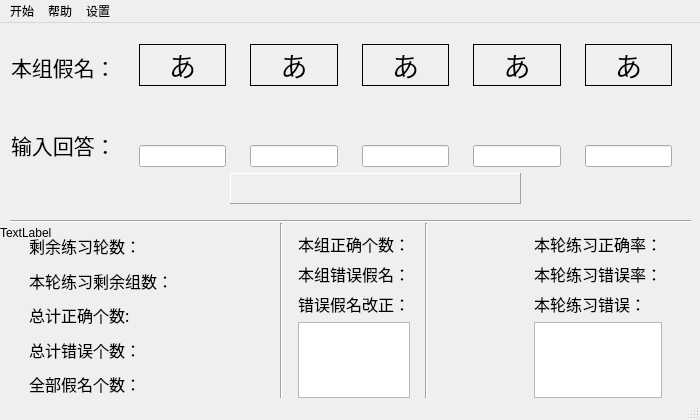
<?xml version="1.0" encoding="UTF-8"?>
<ui version="4.0">
 <class>ExerciseScene</class>
 <widget class="QMainWindow" name="ExerciseScene">
  <property name="geometry">
   <rect>
    <x>0</x>
    <y>0</y>
    <width>700</width>
    <height>420</height>
   </rect>
  </property>
  <property name="sizePolicy">
   <sizepolicy hsizetype="Fixed" vsizetype="Fixed">
    <horstretch>0</horstretch>
    <verstretch>0</verstretch>
   </sizepolicy>
  </property>
  <property name="minimumSize">
   <size>
    <width>700</width>
    <height>420</height>
   </size>
  </property>
  <property name="maximumSize">
   <size>
    <width>700</width>
    <height>420</height>
   </size>
  </property>
  <property name="windowTitle">
   <string>复习您的假名！</string>
  </property>
  <property name="windowIcon">
   <iconset resource="resources.qrc">
    <normaloff>:/res/Exercise.png</normaloff>:/res/Exercise.png</iconset>
  </property>
  <widget class="QWidget" name="centralwidget">
   <widget class="Line" name="line_3">
    <property name="geometry">
     <rect>
      <x>10</x>
      <y>190</y>
      <width>681</width>
      <height>16</height>
     </rect>
    </property>
    <property name="orientation">
     <enum>Qt::Horizontal</enum>
    </property>
   </widget>
   <widget class="QLabel" name="text_kanasOfThisGroup">
    <property name="geometry">
     <rect>
      <x>11</x>
      <y>31</y>
      <width>105</width>
      <height>26</height>
     </rect>
    </property>
    <property name="font">
     <font>
      <family>方正粗黑宋简体</family>
      <pointsize>16</pointsize>
     </font>
    </property>
    <property name="text">
     <string>本组假名：</string>
    </property>
   </widget>
   <widget class="QLabel" name="text_YourAnswer">
    <property name="geometry">
     <rect>
      <x>11</x>
      <y>109</y>
      <width>105</width>
      <height>26</height>
     </rect>
    </property>
    <property name="font">
     <font>
      <family>方正粗黑宋简体</family>
      <pointsize>16</pointsize>
     </font>
    </property>
    <property name="text">
     <string>输入回答：</string>
    </property>
   </widget>
   <widget class="QWidget" name="widget" native="true">
    <property name="geometry">
     <rect>
      <x>130</x>
      <y>12</y>
      <width>551</width>
      <height>141</height>
     </rect>
    </property>
    <layout class="QHBoxLayout" name="horizontalLayout">
     <item>
      <widget class="QWidget" name="outPut_Input_1" native="true">
       <layout class="QVBoxLayout" name="verticalLayout_2">
        <item>
         <widget class="QLabel" name="output">
          <property name="font">
           <font>
            <family>楷体</family>
            <pointsize>20</pointsize>
           </font>
          </property>
          <property name="frameShape">
           <enum>QFrame::Panel</enum>
          </property>
          <property name="text">
           <string>あ</string>
          </property>
          <property name="alignment">
           <set>Qt::AlignCenter</set>
          </property>
         </widget>
        </item>
        <item>
         <spacer name="verticalSpacer">
          <property name="orientation">
           <enum>Qt::Vertical</enum>
          </property>
          <property name="sizeHint" stdset="0">
           <size>
            <width>20</width>
            <height>40</height>
           </size>
          </property>
         </spacer>
        </item>
        <item>
         <widget class="QLineEdit" name="input">
          <property name="focusPolicy">
           <enum>Qt::StrongFocus</enum>
          </property>
          <property name="text">
           <string/>
          </property>
         </widget>
        </item>
       </layout>
      </widget>
     </item>
     <item>
      <widget class="QWidget" name="outPut_Input_2" native="true">
       <layout class="QVBoxLayout" name="verticalLayout_3">
        <item>
         <widget class="QLabel" name="output_2">
          <property name="font">
           <font>
            <family>楷体</family>
            <pointsize>20</pointsize>
           </font>
          </property>
          <property name="frameShape">
           <enum>QFrame::Box</enum>
          </property>
          <property name="text">
           <string>あ</string>
          </property>
          <property name="alignment">
           <set>Qt::AlignCenter</set>
          </property>
         </widget>
        </item>
        <item>
         <spacer name="verticalSpacer_2">
          <property name="orientation">
           <enum>Qt::Vertical</enum>
          </property>
          <property name="sizeHint" stdset="0">
           <size>
            <width>20</width>
            <height>40</height>
           </size>
          </property>
         </spacer>
        </item>
        <item>
         <widget class="QLineEdit" name="input_2">
          <property name="focusPolicy">
           <enum>Qt::StrongFocus</enum>
          </property>
          <property name="text">
           <string/>
          </property>
         </widget>
        </item>
       </layout>
      </widget>
     </item>
     <item>
      <widget class="QWidget" name="outPut_Input_3" native="true">
       <layout class="QVBoxLayout" name="verticalLayout_4">
        <item>
         <widget class="QLabel" name="output_3">
          <property name="font">
           <font>
            <family>楷体</family>
            <pointsize>20</pointsize>
           </font>
          </property>
          <property name="frameShape">
           <enum>QFrame::Box</enum>
          </property>
          <property name="text">
           <string>あ</string>
          </property>
          <property name="alignment">
           <set>Qt::AlignCenter</set>
          </property>
         </widget>
        </item>
        <item>
         <spacer name="verticalSpacer_3">
          <property name="orientation">
           <enum>Qt::Vertical</enum>
          </property>
          <property name="sizeHint" stdset="0">
           <size>
            <width>20</width>
            <height>40</height>
           </size>
          </property>
         </spacer>
        </item>
        <item>
         <widget class="QLineEdit" name="input_3">
          <property name="focusPolicy">
           <enum>Qt::StrongFocus</enum>
          </property>
          <property name="text">
           <string/>
          </property>
         </widget>
        </item>
       </layout>
      </widget>
     </item>
     <item>
      <widget class="QWidget" name="outPut_Input_4" native="true">
       <layout class="QVBoxLayout" name="verticalLayout_5">
        <item>
         <widget class="QLabel" name="output_4">
          <property name="font">
           <font>
            <family>楷体</family>
            <pointsize>20</pointsize>
           </font>
          </property>
          <property name="frameShape">
           <enum>QFrame::Box</enum>
          </property>
          <property name="text">
           <string>あ</string>
          </property>
          <property name="alignment">
           <set>Qt::AlignCenter</set>
          </property>
         </widget>
        </item>
        <item>
         <spacer name="verticalSpacer_4">
          <property name="orientation">
           <enum>Qt::Vertical</enum>
          </property>
          <property name="sizeHint" stdset="0">
           <size>
            <width>20</width>
            <height>40</height>
           </size>
          </property>
         </spacer>
        </item>
        <item>
         <widget class="QLineEdit" name="input_4">
          <property name="focusPolicy">
           <enum>Qt::StrongFocus</enum>
          </property>
          <property name="text">
           <string/>
          </property>
         </widget>
        </item>
       </layout>
      </widget>
     </item>
     <item>
      <widget class="QWidget" name="outPut_Input_5" native="true">
       <layout class="QVBoxLayout" name="verticalLayout_6">
        <item>
         <widget class="QLabel" name="output_5">
          <property name="font">
           <font>
            <family>楷体</family>
            <pointsize>20</pointsize>
           </font>
          </property>
          <property name="frameShape">
           <enum>QFrame::Box</enum>
          </property>
          <property name="text">
           <string>あ</string>
          </property>
          <property name="alignment">
           <set>Qt::AlignCenter</set>
          </property>
         </widget>
        </item>
        <item>
         <spacer name="verticalSpacer_5">
          <property name="orientation">
           <enum>Qt::Vertical</enum>
          </property>
          <property name="sizeHint" stdset="0">
           <size>
            <width>20</width>
            <height>40</height>
           </size>
          </property>
         </spacer>
        </item>
        <item>
         <widget class="QLineEdit" name="input_5">
          <property name="focusPolicy">
           <enum>Qt::StrongFocus</enum>
          </property>
          <property name="text">
           <string/>
          </property>
         </widget>
        </item>
       </layout>
      </widget>
     </item>
    </layout>
   </widget>
   <widget class="QWidget" name="widget_5" native="true">
    <property name="geometry">
     <rect>
      <x>20</x>
      <y>200</y>
      <width>651</width>
      <height>184</height>
     </rect>
    </property>
    <layout class="QHBoxLayout" name="horizontalLayout_2">
     <item>
      <widget class="QWidget" name="widget_2" native="true">
       <layout class="QVBoxLayout" name="verticalLayout">
        <item>
         <widget class="QLabel" name="exeTimeRemained">
          <property name="font">
           <font>
            <family>方正粗黑宋简体</family>
            <pointsize>12</pointsize>
           </font>
          </property>
          <property name="text">
           <string>剩余练习轮数：</string>
          </property>
         </widget>
        </item>
        <item>
         <widget class="QLabel" name="kanaGroupRemained">
          <property name="font">
           <font>
            <family>方正粗黑宋简体</family>
            <pointsize>12</pointsize>
           </font>
          </property>
          <property name="text">
           <string>本轮练习剩余组数：</string>
          </property>
         </widget>
        </item>
        <item>
         <widget class="QLabel" name="allRightAnswer">
          <property name="font">
           <font>
            <family>方正粗黑宋简体</family>
            <pointsize>12</pointsize>
           </font>
          </property>
          <property name="text">
           <string>总计正确个数:</string>
          </property>
         </widget>
        </item>
        <item>
         <widget class="QLabel" name="allFalseAnswer">
          <property name="font">
           <font>
            <family>方正粗黑宋简体</family>
            <pointsize>12</pointsize>
            <stylestrategy>PreferAntialias</stylestrategy>
           </font>
          </property>
          <property name="autoFillBackground">
           <bool>false</bool>
          </property>
          <property name="styleSheet">
           <string notr="true"/>
          </property>
          <property name="text">
           <string>总计错误个数：</string>
          </property>
         </widget>
        </item>
        <item>
         <widget class="QLabel" name="allKanas">
          <property name="font">
           <font>
            <family>方正粗黑宋简体</family>
            <pointsize>12</pointsize>
           </font>
          </property>
          <property name="text">
           <string>全部假名个数：</string>
          </property>
         </widget>
        </item>
       </layout>
      </widget>
     </item>
     <item>
      <spacer name="horizontalSpacer_2">
       <property name="orientation">
        <enum>Qt::Horizontal</enum>
       </property>
       <property name="sizeHint" stdset="0">
        <size>
         <width>40</width>
         <height>20</height>
        </size>
       </property>
      </spacer>
     </item>
     <item>
      <widget class="Line" name="line">
       <property name="orientation">
        <enum>Qt::Vertical</enum>
       </property>
      </widget>
     </item>
     <item>
      <widget class="QWidget" name="widget_3" native="true">
       <layout class="QVBoxLayout" name="verticalLayout_7">
        <item>
         <widget class="QLabel" name="thisGroupCorrectNum">
          <property name="font">
           <font>
            <family>方正粗黑宋简体</family>
            <pointsize>12</pointsize>
           </font>
          </property>
          <property name="text">
           <string>本组正确个数：</string>
          </property>
         </widget>
        </item>
        <item>
         <widget class="QLabel" name="thisGroupIncorrectNum">
          <property name="font">
           <font>
            <family>方正粗黑宋简体</family>
            <pointsize>12</pointsize>
           </font>
          </property>
          <property name="text">
           <string>本组错误假名：</string>
          </property>
         </widget>
        </item>
        <item>
         <widget class="QLabel" name="thisGroupInCorrectNumRightAns">
          <property name="font">
           <font>
            <family>方正粗黑宋简体</family>
            <pointsize>12</pointsize>
           </font>
          </property>
          <property name="text">
           <string>错误假名改正：</string>
          </property>
         </widget>
        </item>
        <item>
         <widget class="QListWidget" name="thisGroupFalseAnsOutPut">
          <property name="sizePolicy">
           <sizepolicy hsizetype="Ignored" vsizetype="Expanding">
            <horstretch>0</horstretch>
            <verstretch>0</verstretch>
           </sizepolicy>
          </property>
          <property name="focusPolicy">
           <enum>Qt::ClickFocus</enum>
          </property>
         </widget>
        </item>
       </layout>
      </widget>
     </item>
     <item>
      <widget class="Line" name="line_2">
       <property name="orientation">
        <enum>Qt::Vertical</enum>
       </property>
      </widget>
     </item>
     <item>
      <spacer name="horizontalSpacer">
       <property name="orientation">
        <enum>Qt::Horizontal</enum>
       </property>
       <property name="sizeHint" stdset="0">
        <size>
         <width>40</width>
         <height>20</height>
        </size>
       </property>
      </spacer>
     </item>
     <item>
      <widget class="QWidget" name="widget_4" native="true">
       <layout class="QVBoxLayout" name="verticalLayout_8">
        <item>
         <widget class="QLabel" name="thisTimeCorrectPercent">
          <property name="font">
           <font>
            <family>方正粗黑宋简体</family>
            <pointsize>12</pointsize>
           </font>
          </property>
          <property name="text">
           <string>本轮练习正确率：</string>
          </property>
         </widget>
        </item>
        <item>
         <widget class="QLabel" name="thisTimeIncorrectPercent">
          <property name="font">
           <font>
            <family>方正粗黑宋简体</family>
            <pointsize>12</pointsize>
           </font>
          </property>
          <property name="text">
           <string>本轮练习错误率：</string>
          </property>
         </widget>
        </item>
        <item>
         <widget class="QLabel" name="ThisTimeAllWrongAns">
          <property name="font">
           <font>
            <family>方正粗黑宋简体</family>
            <pointsize>12</pointsize>
           </font>
          </property>
          <property name="text">
           <string>本轮练习错误：</string>
          </property>
         </widget>
        </item>
        <item>
         <widget class="QListWidget" name="thisTimeFalseAnsOutPut">
          <property name="sizePolicy">
           <sizepolicy hsizetype="Ignored" vsizetype="Fixed">
            <horstretch>0</horstretch>
            <verstretch>0</verstretch>
           </sizepolicy>
          </property>
          <property name="focusPolicy">
           <enum>Qt::ClickFocus</enum>
          </property>
         </widget>
        </item>
       </layout>
      </widget>
     </item>
    </layout>
   </widget>
   <widget class="QLabel" name="showBg">
    <property name="geometry">
     <rect>
      <x>0</x>
      <y>0</y>
      <width>700</width>
      <height>420</height>
     </rect>
    </property>
    <property name="text">
     <string>TextLabel</string>
    </property>
   </widget>
   <widget class="QWidget" name="RemainTimeWIdget" native="true">
    <property name="geometry">
     <rect>
      <x>70</x>
      <y>150</y>
      <width>261</width>
      <height>31</height>
     </rect>
    </property>
   </widget>
   <widget class="QLabel" name="remainTime">
    <property name="geometry">
     <rect>
      <x>230</x>
      <y>150</y>
      <width>291</width>
      <height>31</height>
     </rect>
    </property>
    <property name="font">
     <font>
      <family>等线</family>
      <pointsize>16</pointsize>
      <weight>75</weight>
      <bold>true</bold>
     </font>
    </property>
    <property name="frameShape">
     <enum>QFrame::Panel</enum>
    </property>
    <property name="frameShadow">
     <enum>QFrame::Raised</enum>
    </property>
    <property name="text">
     <string/>
    </property>
   </widget>
   <zorder>showBg</zorder>
   <zorder>line_3</zorder>
   <zorder>text_kanasOfThisGroup</zorder>
   <zorder>text_YourAnswer</zorder>
   <zorder>widget</zorder>
   <zorder>widget_5</zorder>
   <zorder>RemainTimeWIdget</zorder>
   <zorder>remainTime</zorder>
  </widget>
  <widget class="QMenuBar" name="menubar">
   <property name="geometry">
    <rect>
     <x>0</x>
     <y>0</y>
     <width>700</width>
     <height>21</height>
    </rect>
   </property>
   <widget class="QMenu" name="menu">
    <property name="title">
     <string>开始</string>
    </property>
    <addaction name="actionExit"/>
   </widget>
   <widget class="QMenu" name="menu_2">
    <property name="title">
     <string>帮助</string>
    </property>
    <addaction name="actionHelp"/>
   </widget>
   <widget class="QMenu" name="menu_3">
    <property name="title">
     <string>设置</string>
    </property>
    <addaction name="actionSetting"/>
   </widget>
   <addaction name="menu"/>
   <addaction name="menu_2"/>
   <addaction name="menu_3"/>
  </widget>
  <widget class="QStatusBar" name="statusBar"/>
  <action name="actionExit">
   <property name="enabled">
    <bool>false</bool>
   </property>
   <property name="icon">
    <iconset>
     <normaloff>res/Exit.png</normaloff>res/Exit.png</iconset>
   </property>
   <property name="text">
    <string>退出</string>
   </property>
  </action>
  <action name="actionHelp">
   <property name="icon">
    <iconset resource="resources.qrc">
     <normaloff>:/res/helpIcon.png</normaloff>:/res/helpIcon.png</iconset>
   </property>
   <property name="text">
    <string> 查看帮助（练习不会暂停）</string>
   </property>
  </action>
  <action name="actionSetting">
   <property name="icon">
    <iconset resource="resources.qrc">
     <normaloff>:/res/settingIcon.png</normaloff>:/res/settingIcon.png</iconset>
   </property>
   <property name="text">
    <string>设置背景音乐和背景(练习不会暂停)</string>
   </property>
  </action>
 </widget>
 <resources>
  <include location="resources.qrc"/>
 </resources>
 <connections/>
</ui>
